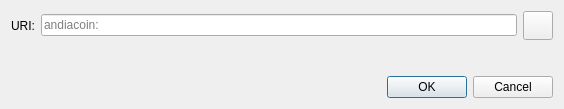
<?xml version="1.0" encoding="UTF-8"?>
<ui version="4.0">
 <class>OpenURIDialog</class>
 <widget class="QDialog" name="OpenURIDialog">
  <property name="geometry">
   <rect>
    <x>0</x>
    <y>0</y>
    <width>564</width>
    <height>109</height>
   </rect>
  </property>
  <property name="windowTitle">
   <string>Open andiacoin URI</string>
  </property>
  <layout class="QVBoxLayout" name="verticalLayout">
   <item>
    <layout class="QHBoxLayout" name="horizontalLayout">
     <item>
      <widget class="QLabel" name="label">
       <property name="text">
        <string>URI:</string>
       </property>
      </widget>
     </item>
     <item>
      <widget class="QValidatedLineEdit" name="uriEdit">
       <property name="placeholderText">
        <string notr="true">andiacoin:</string>
       </property>
      </widget>
     </item>
     <item>
      <widget class="QToolButton" name="pasteButton">
       <property name="toolTip">
        <string extracomment="Tooltip text for button that allows you to paste an address that is in your clipboard.">Paste address from clipboard</string>
       </property>
       <property name="text">
        <string/>
       </property>
       <property name="icon">
        <iconset resource="../andiacoin.qrc">
         <normaloff>:/icons/editpaste</normaloff>:/icons/editpaste
        </iconset>
       </property>
       <property name="iconSize">
        <size>
         <width>22</width>
         <height>22</height>
        </size>
       </property>
      </widget>
     </item>
    </layout>
   </item>
   <item>
    <spacer name="verticalSpacer">
     <property name="orientation">
      <enum>Qt::Vertical</enum>
     </property>
     <property name="sizeHint" stdset="0">
      <size>
       <width>20</width>
       <height>40</height>
      </size>
     </property>
    </spacer>
   </item>
   <item>
    <widget class="QDialogButtonBox" name="buttonBox">
     <property name="orientation">
      <enum>Qt::Horizontal</enum>
     </property>
     <property name="standardButtons">
      <set>QDialogButtonBox::Cancel|QDialogButtonBox::Ok</set>
     </property>
    </widget>
   </item>
  </layout>
 </widget>
 <customwidgets>
  <customwidget>
   <class>QValidatedLineEdit</class>
   <extends>QLineEdit</extends>
   <header>qt/qvalidatedlineedit.h</header>
  </customwidget>
 </customwidgets>
 <resources/>
 <connections>
  <connection>
   <sender>buttonBox</sender>
   <signal>accepted()</signal>
   <receiver>OpenURIDialog</receiver>
   <slot>accept()</slot>
   <hints>
    <hint type="sourcelabel">
     <x>248</x>
     <y>254</y>
    </hint>
    <hint type="destinationlabel">
     <x>157</x>
     <y>274</y>
    </hint>
   </hints>
  </connection>
  <connection>
   <sender>buttonBox</sender>
   <signal>rejected()</signal>
   <receiver>OpenURIDialog</receiver>
   <slot>reject()</slot>
   <hints>
    <hint type="sourcelabel">
     <x>316</x>
     <y>260</y>
    </hint>
    <hint type="destinationlabel">
     <x>286</x>
     <y>274</y>
    </hint>
   </hints>
  </connection>
 </connections>
</ui>
